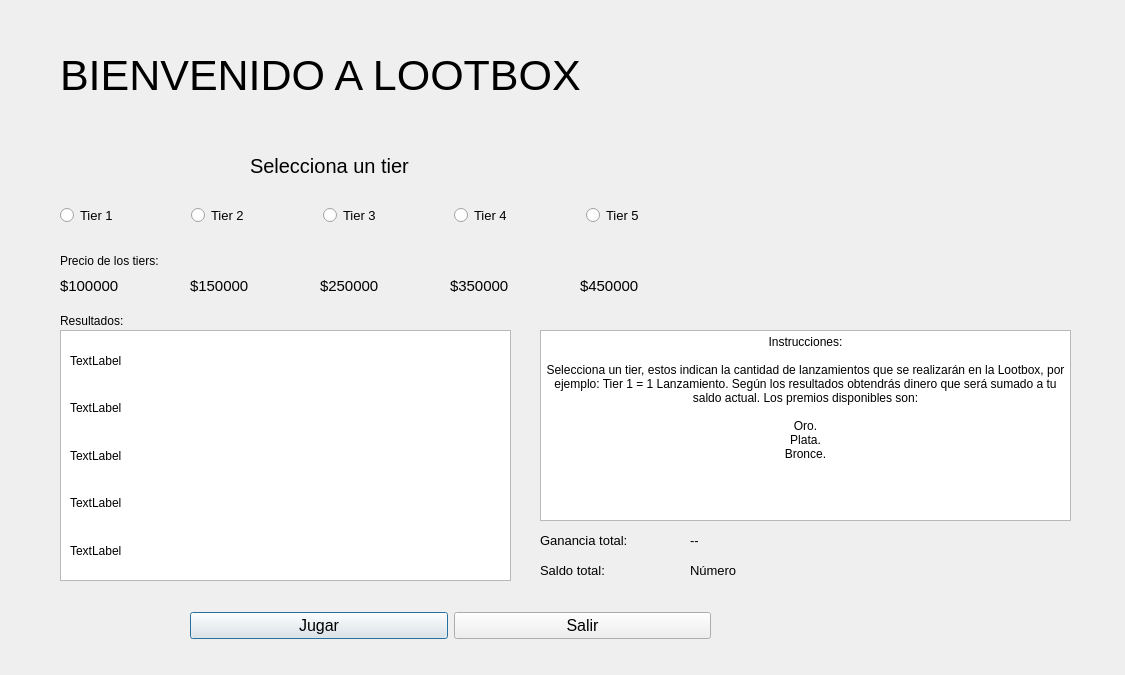
<?xml version="1.0" encoding="UTF-8"?>
<ui version="4.0">
 <class>Dialog</class>
 <widget class="QDialog" name="Dialog">
  <property name="geometry">
   <rect>
    <x>0</x>
    <y>0</y>
    <width>1125</width>
    <height>675</height>
   </rect>
  </property>
  <property name="windowTitle">
   <string>Dialog</string>
  </property>
  <property name="autoFillBackground">
   <bool>true</bool>
  </property>
  <property name="styleSheet">
   <string notr="true"/>
  </property>
  <widget class="QLabel" name="label">
   <property name="geometry">
    <rect>
     <x>60</x>
     <y>35</y>
     <width>601</width>
     <height>81</height>
    </rect>
   </property>
   <property name="font">
    <font>
     <pointsize>32</pointsize>
    </font>
   </property>
   <property name="text">
    <string>BIENVENIDO A LOOTBOX</string>
   </property>
  </widget>
  <widget class="QLabel" name="label_2">
   <property name="geometry">
    <rect>
     <x>250</x>
     <y>155</y>
     <width>201</width>
     <height>21</height>
    </rect>
   </property>
   <property name="font">
    <font>
     <pointsize>15</pointsize>
    </font>
   </property>
   <property name="text">
    <string>Selecciona un tier</string>
   </property>
  </widget>
  <widget class="QWidget" name="gridLayoutWidget">
   <property name="geometry">
    <rect>
     <x>190</x>
     <y>605</y>
     <width>521</width>
     <height>41</height>
    </rect>
   </property>
   <layout class="QHBoxLayout" name="horizontalLayout_4">
    <item>
     <widget class="QPushButton" name="btnPlay">
      <property name="font">
       <font>
        <pointsize>12</pointsize>
       </font>
      </property>
      <property name="text">
       <string>Jugar</string>
      </property>
     </widget>
    </item>
    <item>
     <widget class="QPushButton" name="btnExit">
      <property name="font">
       <font>
        <pointsize>12</pointsize>
       </font>
      </property>
      <property name="text">
       <string>Salir</string>
      </property>
     </widget>
    </item>
   </layout>
  </widget>
  <widget class="QWidget" name="layoutWidget">
   <property name="geometry">
    <rect>
     <x>60</x>
     <y>195</y>
     <width>601</width>
     <height>41</height>
    </rect>
   </property>
   <layout class="QHBoxLayout" name="horizontalLayout">
    <property name="spacing">
     <number>56</number>
    </property>
    <item>
     <widget class="QRadioButton" name="rbtnTier1">
      <property name="font">
       <font>
        <pointsize>10</pointsize>
       </font>
      </property>
      <property name="text">
       <string>Tier 1</string>
      </property>
     </widget>
    </item>
    <item>
     <widget class="QRadioButton" name="rbtnTier2">
      <property name="font">
       <font>
        <pointsize>10</pointsize>
       </font>
      </property>
      <property name="text">
       <string>Tier 2</string>
      </property>
     </widget>
    </item>
    <item>
     <widget class="QRadioButton" name="rbtnTier3">
      <property name="font">
       <font>
        <pointsize>10</pointsize>
       </font>
      </property>
      <property name="text">
       <string>Tier 3</string>
      </property>
     </widget>
    </item>
    <item>
     <widget class="QRadioButton" name="rbtnTier4">
      <property name="font">
       <font>
        <pointsize>10</pointsize>
       </font>
      </property>
      <property name="text">
       <string>Tier 4</string>
      </property>
     </widget>
    </item>
    <item>
     <widget class="QRadioButton" name="rbtnTier5">
      <property name="font">
       <font>
        <pointsize>10</pointsize>
       </font>
      </property>
      <property name="text">
       <string>Tier 5</string>
      </property>
     </widget>
    </item>
   </layout>
  </widget>
  <widget class="QLabel" name="label_3">
   <property name="geometry">
    <rect>
     <x>540</x>
     <y>520</y>
     <width>141</width>
     <height>40</height>
    </rect>
   </property>
   <property name="font">
    <font>
     <pointsize>10</pointsize>
    </font>
   </property>
   <property name="text">
    <string>Ganancia total:</string>
   </property>
  </widget>
  <widget class="QLabel" name="_txtg">
   <property name="geometry">
    <rect>
     <x>690</x>
     <y>520</y>
     <width>461</width>
     <height>40</height>
    </rect>
   </property>
   <property name="font">
    <font>
     <pointsize>10</pointsize>
    </font>
   </property>
   <property name="text">
    <string>--</string>
   </property>
  </widget>
  <widget class="QLabel" name="label_5">
   <property name="geometry">
    <rect>
     <x>540</x>
     <y>550</y>
     <width>101</width>
     <height>40</height>
    </rect>
   </property>
   <property name="font">
    <font>
     <pointsize>10</pointsize>
    </font>
   </property>
   <property name="text">
    <string>Saldo total:</string>
   </property>
  </widget>
  <widget class="QLabel" name="saldoTotal">
   <property name="geometry">
    <rect>
     <x>690</x>
     <y>550</y>
     <width>461</width>
     <height>40</height>
    </rect>
   </property>
   <property name="font">
    <font>
     <pointsize>10</pointsize>
    </font>
   </property>
   <property name="text">
    <string>Número</string>
   </property>
  </widget>
  <widget class="QLabel" name="price1">
   <property name="geometry">
    <rect>
     <x>60</x>
     <y>270</y>
     <width>101</width>
     <height>31</height>
    </rect>
   </property>
   <property name="font">
    <font>
     <pointsize>11</pointsize>
    </font>
   </property>
   <property name="text">
    <string>$100000</string>
   </property>
  </widget>
  <widget class="QLabel" name="price2">
   <property name="geometry">
    <rect>
     <x>190</x>
     <y>270</y>
     <width>101</width>
     <height>31</height>
    </rect>
   </property>
   <property name="font">
    <font>
     <pointsize>11</pointsize>
    </font>
   </property>
   <property name="text">
    <string>$150000</string>
   </property>
  </widget>
  <widget class="QLabel" name="price3">
   <property name="geometry">
    <rect>
     <x>320</x>
     <y>270</y>
     <width>101</width>
     <height>31</height>
    </rect>
   </property>
   <property name="font">
    <font>
     <pointsize>11</pointsize>
    </font>
   </property>
   <property name="text">
    <string>$250000</string>
   </property>
  </widget>
  <widget class="QLabel" name="price4">
   <property name="geometry">
    <rect>
     <x>450</x>
     <y>270</y>
     <width>101</width>
     <height>31</height>
    </rect>
   </property>
   <property name="font">
    <font>
     <pointsize>11</pointsize>
    </font>
   </property>
   <property name="text">
    <string>$350000</string>
   </property>
  </widget>
  <widget class="QLabel" name="price5">
   <property name="geometry">
    <rect>
     <x>580</x>
     <y>270</y>
     <width>101</width>
     <height>31</height>
    </rect>
   </property>
   <property name="font">
    <font>
     <pointsize>11</pointsize>
    </font>
   </property>
   <property name="text">
    <string>$450000</string>
   </property>
  </widget>
  <widget class="QListView" name="resultados">
   <property name="geometry">
    <rect>
     <x>60</x>
     <y>330</y>
     <width>451</width>
     <height>251</height>
    </rect>
   </property>
  </widget>
  <widget class="QTextEdit" name="textEdit">
   <property name="geometry">
    <rect>
     <x>540</x>
     <y>330</y>
     <width>531</width>
     <height>191</height>
    </rect>
   </property>
   <property name="font">
    <font>
     <pointsize>9</pointsize>
    </font>
   </property>
   <property name="html">
    <string>&lt;!DOCTYPE HTML PUBLIC &quot;-//W3C//DTD HTML 4.0//EN&quot; &quot;http://www.w3.org/TR/REC-html40/strict.dtd&quot;&gt;
&lt;html&gt;&lt;head&gt;&lt;meta name=&quot;qrichtext&quot; content=&quot;1&quot; /&gt;&lt;style type=&quot;text/css&quot;&gt;
p, li { white-space: pre-wrap; }
&lt;/style&gt;&lt;/head&gt;&lt;body style=&quot; font-family:'MS Shell Dlg 2'; font-size:9pt; font-weight:400; font-style:normal;&quot;&gt;
&lt;p align=&quot;center&quot; style=&quot; margin-top:0px; margin-bottom:0px; margin-left:0px; margin-right:0px; -qt-block-indent:0; text-indent:0px;&quot;&gt;Instrucciones:&lt;/p&gt;
&lt;p align=&quot;center&quot; style=&quot;-qt-paragraph-type:empty; margin-top:0px; margin-bottom:0px; margin-left:0px; margin-right:0px; -qt-block-indent:0; text-indent:0px;&quot;&gt;&lt;br /&gt;&lt;/p&gt;
&lt;p align=&quot;center&quot; style=&quot; margin-top:0px; margin-bottom:0px; margin-left:0px; margin-right:0px; -qt-block-indent:0; text-indent:0px;&quot;&gt;Selecciona un tier, estos indican la cantidad de lanzamientos que se realizarán en la Lootbox, por ejemplo: Tier 1 = 1 Lanzamiento. Según los resultados obtendrás dinero que será sumado a tu saldo actual. Los premios disponibles son:&lt;/p&gt;
&lt;p align=&quot;center&quot; style=&quot;-qt-paragraph-type:empty; margin-top:0px; margin-bottom:0px; margin-left:0px; margin-right:0px; -qt-block-indent:0; text-indent:0px;&quot;&gt;&lt;br /&gt;&lt;/p&gt;
&lt;p align=&quot;center&quot; style=&quot; margin-top:0px; margin-bottom:0px; margin-left:0px; margin-right:0px; -qt-block-indent:0; text-indent:0px;&quot;&gt;Oro.&lt;/p&gt;
&lt;p align=&quot;center&quot; style=&quot; margin-top:0px; margin-bottom:0px; margin-left:0px; margin-right:0px; -qt-block-indent:0; text-indent:0px;&quot;&gt;Plata.&lt;/p&gt;
&lt;p align=&quot;center&quot; style=&quot; margin-top:0px; margin-bottom:0px; margin-left:0px; margin-right:0px; -qt-block-indent:0; text-indent:0px;&quot;&gt;Bronce.&lt;/p&gt;&lt;/body&gt;&lt;/html&gt;</string>
   </property>
  </widget>
  <widget class="QLabel" name="label_4">
   <property name="geometry">
    <rect>
     <x>60</x>
     <y>310</y>
     <width>101</width>
     <height>21</height>
    </rect>
   </property>
   <property name="font">
    <font>
     <pointsize>9</pointsize>
    </font>
   </property>
   <property name="text">
    <string>Resultados:</string>
   </property>
  </widget>
  <widget class="QLabel" name="label_6">
   <property name="geometry">
    <rect>
     <x>60</x>
     <y>250</y>
     <width>121</width>
     <height>21</height>
    </rect>
   </property>
   <property name="font">
    <font>
     <pointsize>9</pointsize>
    </font>
   </property>
   <property name="text">
    <string>Precio de los tiers:</string>
   </property>
  </widget>
  <widget class="QLabel" name="_img">
   <property name="geometry">
    <rect>
     <x>730</x>
     <y>20</y>
     <width>331</width>
     <height>281</height>
    </rect>
   </property>
   <property name="text">
    <string/>
   </property>
   <property name="pixmap">
    <pixmap>Lootbox1.png</pixmap>
   </property>
   <property name="scaledContents">
    <bool>true</bool>
   </property>
  </widget>
  <widget class="QLabel" name="informacion">
   <property name="geometry">
    <rect>
     <x>800</x>
     <y>610</y>
     <width>271</width>
     <height>31</height>
    </rect>
   </property>
   <property name="font">
    <font>
     <pointsize>10</pointsize>
    </font>
   </property>
   <property name="text">
    <string/>
   </property>
  </widget>
  <widget class="QWidget" name="verticalLayoutWidget">
   <property name="geometry">
    <rect>
     <x>70</x>
     <y>340</y>
     <width>431</width>
     <height>231</height>
    </rect>
   </property>
   <layout class="QVBoxLayout" name="verticalLayout">
    <item>
     <widget class="QLabel" name="lblAnnounce1">
      <property name="text">
       <string>TextLabel</string>
      </property>
     </widget>
    </item>
    <item>
     <widget class="QLabel" name="lblAnnounce2">
      <property name="text">
       <string>TextLabel</string>
      </property>
     </widget>
    </item>
    <item>
     <widget class="QLabel" name="lblAnnounce3">
      <property name="text">
       <string>TextLabel</string>
      </property>
     </widget>
    </item>
    <item>
     <widget class="QLabel" name="lblAnnounce4">
      <property name="text">
       <string>TextLabel</string>
      </property>
     </widget>
    </item>
    <item>
     <widget class="QLabel" name="lblAnnounce5">
      <property name="text">
       <string>TextLabel</string>
      </property>
     </widget>
    </item>
   </layout>
  </widget>
 </widget>
 <resources/>
 <connections/>
</ui>
